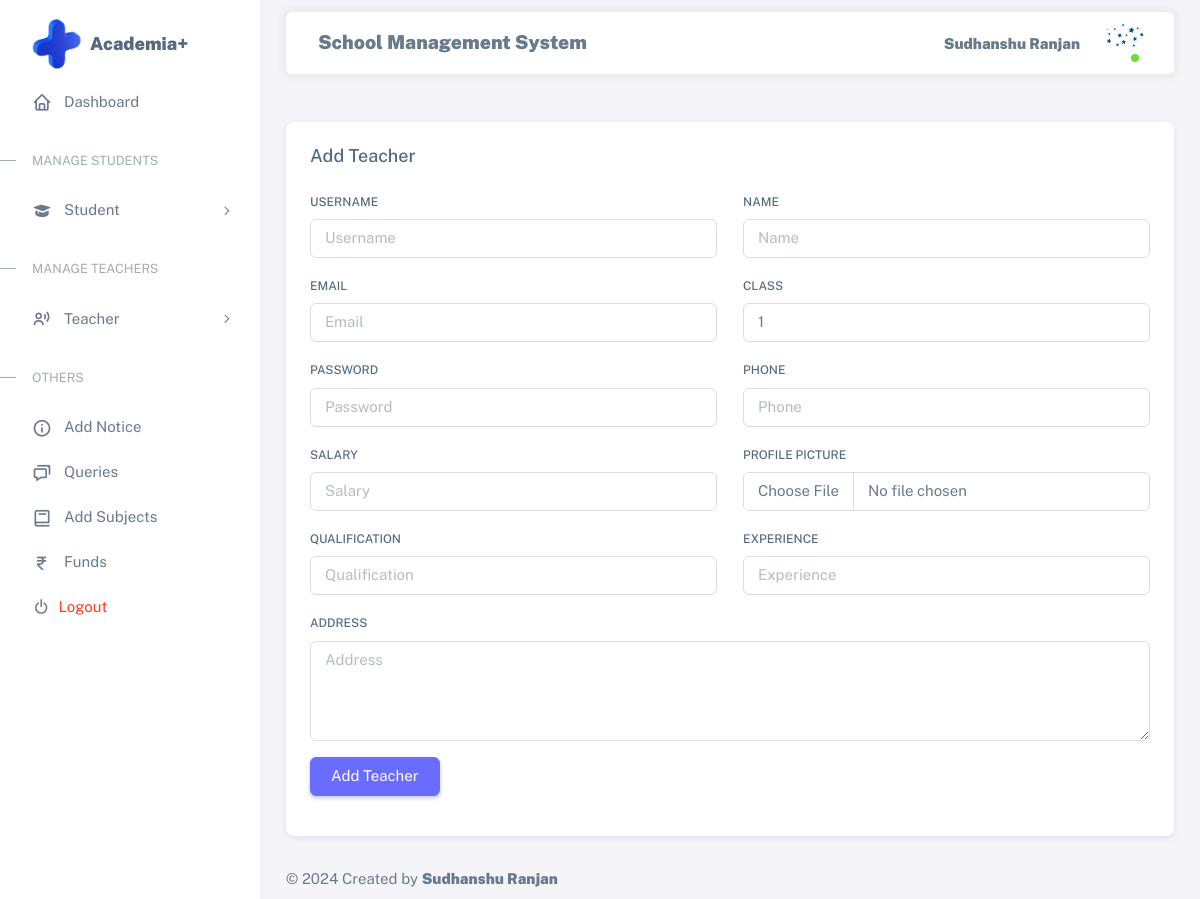
The app's page /addteacher/ (signed in) with its own data.
### asms_app/models.py (models this page shows)
class AcedemiaAdmin(models.Model):
    admin = models.BooleanField(default=True)
    utype = models.CharField(max_length=20,default='Admin')
    name = models.CharField(max_length=50)
    username = models.CharField(max_length=100, primary_key=True)
    password = models.CharField(max_length=32)
    pic = models.FileField(max_length=100, upload_to='Admin/')

### asms_app/views.py (the view, shortened to what this page needs)
# urls.py: path('addteacher/', addteacher, name='addteacher'),
def addteacher(request):
    key = request.session.get('session_key')
    class_values = range(1, 11)
    user = None
    if key:
        try:
            user = AcedemiaAdmin.objects.get(username=key)
        except AcedemiaAdmin.DoesNotExist:
            return redirect('home')
    return render(request, 'addteacher.html', {'user': user, 'class':class_values})

### asms_app/templates/addteacher.html (shortened to what this page needs)
{% extends 'base.html' %}
{% block content %}
<div class="container mt-5">
    <form method="POST" enctype="multipart/form-data">
        <div class="row">
            <div class="col-md-12">
                <div class="card mb-4">
                    <h5 class="card-header">Add Teacher</h5>
                    <div class="card-body">
                        <div class="row mb-3">
                            <div class="col-md-6">
                                <label for="username" class="form-label">Username</label>
                                <input type="text" class="form-control" id="username" name="username" placeholder="Username" required>
                            </div>
                            <div class="col-md-6">
                                <label for="name" class="form-label">Name</label>
                                <input type="text" class="form-control" id="name" name="name" placeholder="Name" required>
                            </div>
                        </div>
                        <div class="row mb-3">
                            <div class="col-md-6">
                                <label for="email" class="form-label">Email</label>
                                <input type="email" class="form-control" id="email" name="email" placeholder="Email" required>
                            </div>
                            <div class="col-md-6">
                                <label for="tclass" class="form-label">Class</label>
                                <select class="form-control" id="tclass" name="tclass" required>
                                    {% for value in class %}
                                        <option value="{{ value }}">{{ value }}</option>
                                    {% endfor %}
                                </select>
                            </div>
                        </div>
                        <div class="row mb-3">
                            <div class="col-md-6">
                                <label for="password" class="form-label">Password</label>
                                <input type="password" class="form-control" id="password" name="password" placeholder="Password" required>
                            </div>
                            <div class="col-md-6">
                                <label for="phone" class="form-label">Phone</label>
                                <input type="text" class="form-control" id="phone" name="phone" placeholder="Phone" required>
                            </div>
                        </div>
                        <div class="row mb-3">
                            <div class="col-md-6">
                                <label for="tsalary" class="form-label">Salary</label>
                                <input type="text" class="form-control" id="tsalary" name="tsalary" placeholder="Salary" required>
                            </div>
                            <div class="col-md-6">
                                <label for="pic" class="form-label">Profile Picture</label>
                                <input type="file" class="form-control" id="pic" name="pic" placeholder="Profile Picture" required>
                            </div>
                        </div>
                        <div class="row mb-3">
                            <div class="col-md-6">
                                <label for="qualification" class="form-label">Qualification</label>
                                <input type="text" class="form-control" id="qualification" name="qualification" placeholder="Qualification" required>
                            </div>
                            <div class="col-md-6">
                                <label for="experience" class="form-label">Experience</label>
                                <input type="text" class="form-control" id="experience" name="experience" placeholder="Experience" required>
                            </div>
                        </div>
                        <div class="row mb-3">
                            <div class="col-md-12">
                                <label for="address" class="form-label">Address</label>
                                <textarea class="form-control" id="address" name="address" placeholder="Address" style="height: 100px" required></textarea>
                            </div>
                        </div>
                        <div class="row mb-3">
                            <div class="col-md-12">
                                <button type="submit" class="btn btn-primary">Add Teacher</button>
                            </div>
                        </div>
                    </div>
                </div>
            </div>
        </div>
    </form>
</div>
{% endblock %}

### asms_app/templates/dashboard.html (shortened to what this page needs)
{%load static%}
<div class="layout-wrapper layout-content-navbar">
    <div class="layout-container">
<aside id="layout-menu" class="layout-menu menu-vertical menu bg-menu-theme">
    <div class="app-brand demo">
      <img src="{%static 'images/plus.png'%}" style="height: 50px; width: 50px;" alt="">
        <a href="/dashboard/" class="app-brand-link">
            <span class="app-brand-text menu-text fw-bolder ms-2 fs-5">Academia+</span>
        </a>
    </div>
    <ul class="menu-inner py-1">
        <li class="menu-item active">
            <a href="/dashboard/" class="menu-link">
                <i class="menu-icon tf-icons bx bx-home"></i>
                <div data-i18n="Analytics">Dashboard</div>
            </a>
        </li>
        <li class="menu-header small text-uppercase"><span class="menu-header-text">Manage Students</span></li>
        <li class="menu-item">
            <a href="javascript:void(0);" class="menu-link menu-toggle">
                <i class="menu-icon tf-icons bx bxs-graduation"></i>
                <div data-i18n="Layouts">Student</div>
            </a>
        </li>
        <li class="menu-header small text-uppercase"><span class="menu-header-text">Manage Teachers</span></li>
        <li class="menu-item">
            <a href="javascript:void(0);" class="menu-link menu-toggle">
                <i class="menu-icon tf-icons bx bx-user-voice"></i>
                <div data-i18n="Layouts">Teacher</div>
            </a>
        </li>
        <li class="menu-header small text-uppercase"><span class="menu-header-text">Others</span></li>
        {%if user.student%}
        <li class="menu-item">
          <a href="/view_notice/" class="menu-link">
              <i class="menu-icon tf-icons bx bx-info-circle"></i>
              <div data-i18n="Basic">View Notice</div>
          </a>
      </li>
      <li class="menu-item">
        <a href="/post_query/" class="menu-link">
          <i class="menu-icon tf-icons bx bx-message-square-dots"></i>
            <div data-i18n="Basic">Post Queries</div>
        </a>
    </li>
    <li class="menu-item">
      <a href="/all_queries/" class="menu-link">
          <i class="menu-icon tf-icons bx bx-chat"></i>
          <div data-i18n="Basic">All Queries</div>
      </a>
  </li>
        {%else%}
        <li class="menu-item">
            <a href="/notice/" class="menu-link">
                <i class="menu-icon tf-icons bx bx-info-circle"></i>
                <div data-i18n="Basic">Add Notice</div>
            </a>
        </li>
        <li class="menu-item">
          <a href="/all_queries/" class="menu-link">
              <i class="menu-icon tf-icons bx bx-chat"></i>
              <div data-i18n="Basic">Queries</div>
          </a>
      </li>
        {%endif%}
        {%if user.admin%}
        <li class="menu-item">
          <a href="/addsubjects/" class="menu-link">
              <i class="menu-icon tf-icons bx bx-book"></i>
              <div data-i18n="Basic">Add Subjects</div>
          </a>
      </li>
        <li class="menu-item">
            <a href="/funds/" class="menu-link">
                <i class="menu-icon tf-icons bx bx-rupee"></i>
                <div data-i18n="Basic">Funds</div>
            </a>
        </li>
        {%endif%}
        <li class="menu-item">
            <a href="/logout/" target="_blank" class="menu-link">
                <i class="bx bx-power-off me-2"></i>
                <div data-i18n="Documentation" class="text-danger">Logout</div>
            </a>
        </li>
    </ul>
</aside>
      <div class="layout-page">
        <nav
          class="layout-navbar container-xxl navbar navbar-expand-xl navbar-detached align-items-center bg-navbar-theme"
          id="layout-navbar"
        >
          <div class="navbar-nav-right d-flex align-items-center" id="navbar-collapse">
            <span class="menu-text fw-bolder ms-2" style="font-size: 1.6vw;">School Management System</span>
            <ul class="navbar-nav flex-row align-items-center ms-auto">
              <li class="nav-item lh-1 me-3">
                <p class="mt-3 fw-bolder">{{user.name}}</p>
              </li>
              <li class="nav-item navbar-dropdown dropdown-user dropdown">
                <a class="nav-link dropdown-toggle hide-arrow" href="javascript:void(0);" data-bs-toggle="dropdown">
                  <div class="avatar avatar-online">
                    <img src="{{user.pic.url}}" alt class="w-px-40 h-auto rounded-circle" />
                  </div>
                </a>
              </li>
            </ul>
          </div>
        </nav>
        <div class="content-wrapper">

### asms_app/static/assets/css/demo.css (style rules this page uses)
.menu .app-brand.demo { height: 64px; margin-top: 12px; }

### records on screen
AcedemiaAdmin: name "Sudhanshu Ranjan", pic (picture)

### other values on screen
form field tclass "1"
